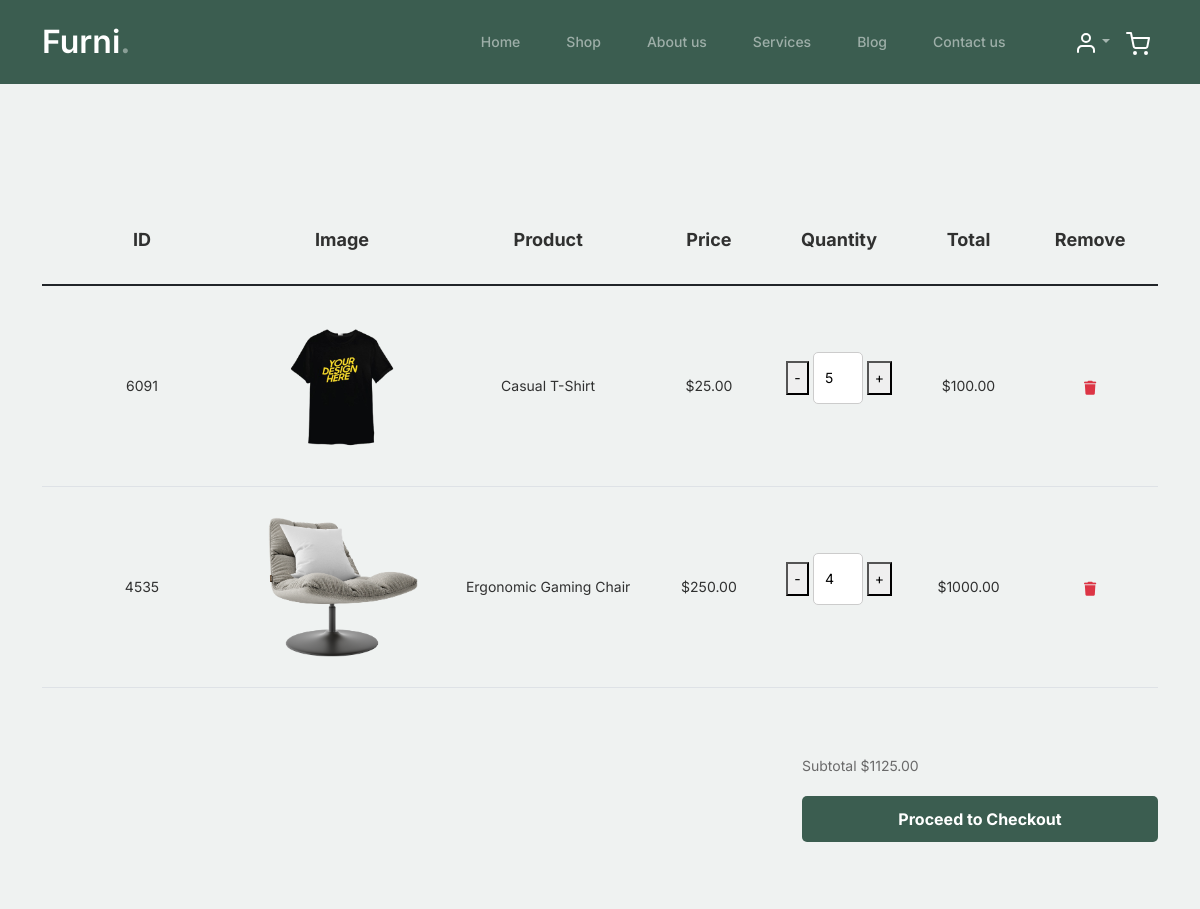
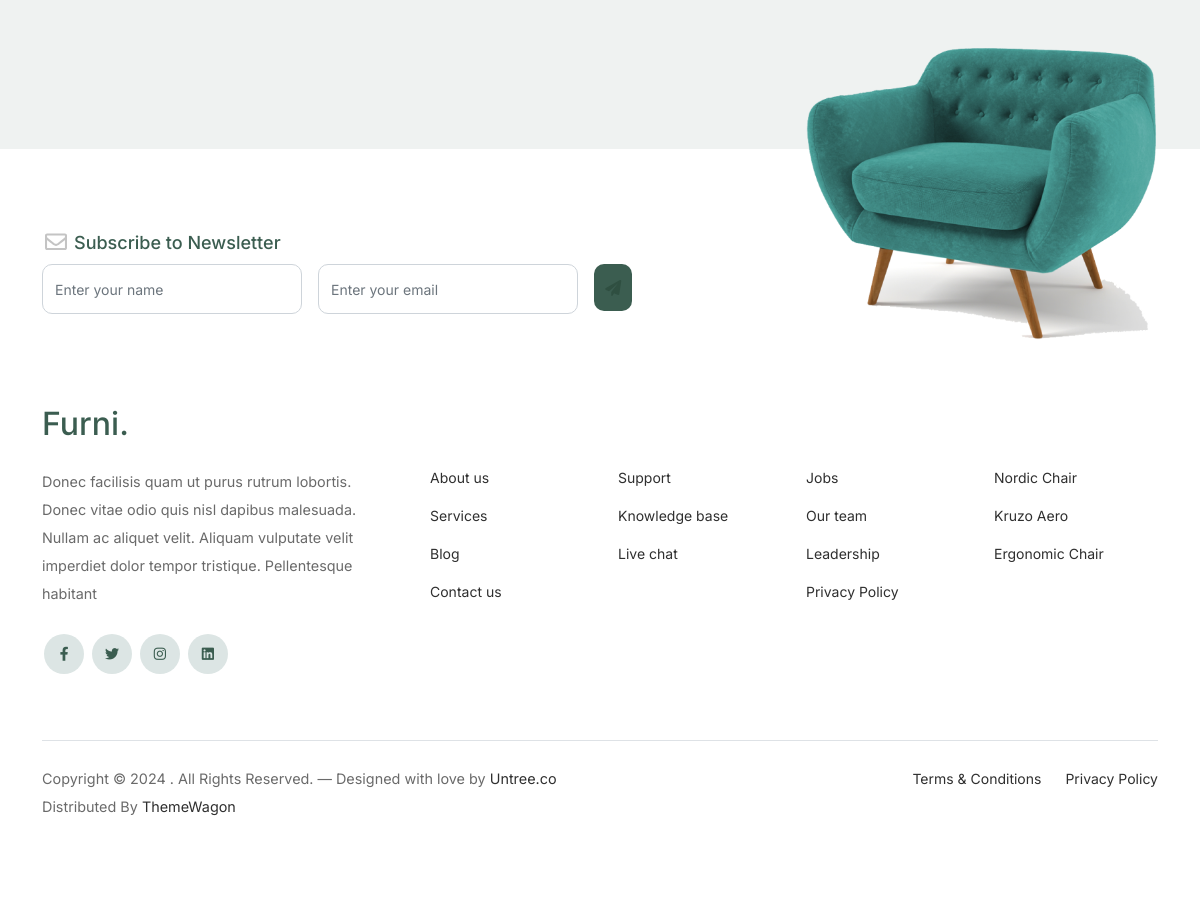
The app's page /cart/ (signed in) with its own data (2 pictures, top to bottom).
### ecommerce/models.py (models this page shows, shortened)
class Cart(models.Model):
    user = models.ForeignKey(User, on_delete=models.CASCADE)
    item = models.ForeignKey(Product, on_delete=models.CASCADE)
    quantity = models.PositiveIntegerField(default=1)
    created_at = models.DateTimeField(auto_now_add=True)
    updated_at = models.DateTimeField(auto_now=True)
    def get_total_price(self):
        price = self.item.sale_price if self.item.is_sale else self.item.price
        return price * self.quantity

class Product(models.Model):
    id = models.AutoField(primary_key=True)
    name = models.CharField(max_length=50)
    price = models.DecimalField(default=0, decimal_places=2, max_digits=10)
    description = models.TextField(default="", blank=True, null=True)
    image = models.ImageField(upload_to="uploads/product/")
    is_sale = models.BooleanField(default=False)
    sale_price = models.DecimalField(default=0, max_digits=10, decimal_places=2)
    category = models.ForeignKey(
        Category, on_delete=models.CASCADE, related_name="products", default=1
    )

### ecommerce/views.py (the view)
# urls.py: path("cart/", views.cart, name="cart"),
def cart(request):
    if not request.user.is_authenticated:
        return render(
            request, "ecommerce/cart.html", {"cartitems": [], "total_price": 0}
        )
    cartitems = Cart.objects.filter(user=request.user)
    total_price = sum(item.get_total_price() for item in cartitems)
    return render(
        request,
        "ecommerce/cart.html",
        {"cartitems": cartitems, "total_price": total_price},
    )

### ecommerce/templates/ecommerce/cart.html (shortened to what this page needs)
{% extends 'base.html' %} {% load static %} {% block title %}Cart{% endblock %}
{% block content %}
<div class="untree_co-section before-footer-section">
  <div class="container">
    <div class="row mb-5">
      <div class="col-md-12">
        <div class="site-blocks-table">
          <table class="table">
            {% if cartitems %}
            <thead>
              <tr>
                <th class="product-thumbnail">ID</th>
                <th class="product-thumbnail">Image</th>
                <th class="product-name">Product</th>
                <th class="product-price">Price</th>
                <th class="product-quantity">Quantity</th>
                <th class="product-total">Total</th>
                <th class="product-remove">Remove</th>
              </tr>
            </thead>
            <tbody>
              {% for cartItem in cartitems %}
              <tr id="cart-item-{{ cartItem.item.id }}">
                <td>{{ cartItem.item.id }}</td>
                <td class="product-thumbnail">
                  <img
                    src="{{ cartItem.item.image.url }}"
                    alt="Image"
                    class="img-fluid"
                  />
                </td>
                <td class="product-name">{{ cartItem.item.name }}</td>
                <td>${{ cartItem.item.price }}</td>
                <td>
                  <button class="minus" data-item-id="{{ cartItem.item.id }}">
                    -
                  </button>
                  <input
                    type="number"
                    id="quantity-{{ cartItem.item.id }}"
                    value="{{ cartItem.quantity }}"
                    min="1"
                    style="width: 50px"
                    class="quantity-input"
                    data-item-id="{{ cartItem.item.id }}"
                  />
                  <button class="plus" data-item-id="{{ cartItem.item.id }}">
                    +
                  </button>
                </td>
                <td>
                  $<span
                    id="total-{{ cartItem.item.id }}"
                    data-price="{{ cartItem.item.price }}"
                    >{{ cartItem.get_total_price }}</span
                  >
                </td>
                <td>
                  <a
                    href="/"
                    class="btn btn-black btn-sm remove-item"
                    data-item-id="{{ cartItem.item.id }}"
                    ><i class="fa fa-trash text-danger"></i></a
                  >
                </td>
              </tr>
              {% endfor %}
            </tbody>
            {% endif %}
          </table>
        </div>
      </div>
    </div>
    {% if cartitems %}
    <div class="row justify-content-end">
      <div class="col-lg-4">
        <div class="total">
          <ul class="list-unstyled">
            <li>Subtotal <span id="cart-subtotal">$0.00</span></li>
          </ul>
          <p>
            <a href="/checkout" class="btn btn-primary text-white">Proceed to Checkout</a>
          </p>
        </div>
      </div>
    </div>
    {% endif %}
  </div>
</div>
{% endblock %}

### static/css/style.css (style rules this page uses)
body { overflow-x: hidden; position: relative; }
body { font-family: "Inter", sans-serif; font-weight: 400; line-height: 28px; color: #6a6a6a; font-size: 14px; background-color: #eff2f1; }
a { text-decoration: none; -webkit-transition: 0.3s all ease; -o-transition: 0.3s all ease; transition: 0.3s all ease; color: #2f2f2f; text-decoration: underline; }
.btn { font-weight: 600; padding: 12px 30px; border-radius: 30px; color: #ffffff; background: #2f2f2f; border-color: #2f2f2f; }
.btn.btn-primary { background: #3b5d50; border-color: #3b5d50; }
.before-footer-section { padding: 7rem 0 12rem 0 !important; }
.untree_co-section { padding: 7rem 0; }
p { font-size: 0.9rem; margin-bottom: 1.5rem; }
input, select { width: 100%; padding: 0.7rem; margin-bottom: 1rem; border: 1px solid #ccc; border-radius: 5px; }
.btn-primary { background-color: #ffc107; color: #2f4f41; padding: 0.7rem; border: none; width: 100%; cursor: pointer; border-radius: 5px; font-weight: bold; }
.site-blocks-table { overflow: auto; }
.site-blocks-table .product-thumbnail { width: 200px; }
.site-blocks-table .btn { padding: 2px 10px; }
.site-blocks-table thead th { padding: 30px; text-align: center; border-width: 0px !important; vertical-align: middle; color: rgba(0, 0, 0, 0.8); font-size: 18px; }
.site-blocks-table td { padding: 20px; text-align: center; vertical-align: middle; color: rgba(0, 0, 0, 0.8); }
.site-blocks-table tbody tr:first-child td { border-top: 1px solid #3b5d50 !important; }
.site-blocks-table .btn { background: none !important; color: #000000; border: none; height: auto !important; }

### records on screen
Cart: item.id "6091", item.image (picture), item.name "Casual T-Shirt", item.price "25.00", quantity "5", get_total_price "100.00"
Cart: item.id "4535", item.image (picture), item.name "Ergonomic Gaming Chair", item.price "250.00", quantity "4", get_total_price "1000.00"
